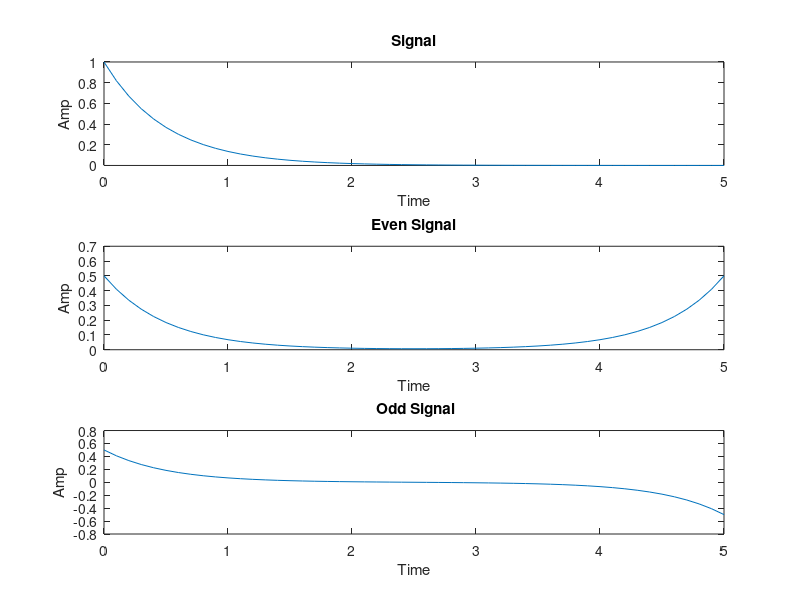

The MATLAB script that drew this image:
clc;
clear all;
close all;
t=0:0.1:5;
A=exp(-2*t);
subplot(3,1,1);plot(t,A);
xlabel('Time');ylabel('Amp');title('Signal');
B=fliplr(A);
E=0.5*(A+B);
subplot(3,1,2);plot(t,E);
xlabel('Time');ylabel('Amp');title('Even Signal');
O=0.5*(A-B);
subplot(3,1,3);plot(t,O);
xlabel('Time');ylabel('Amp');title(' Odd Signal');
